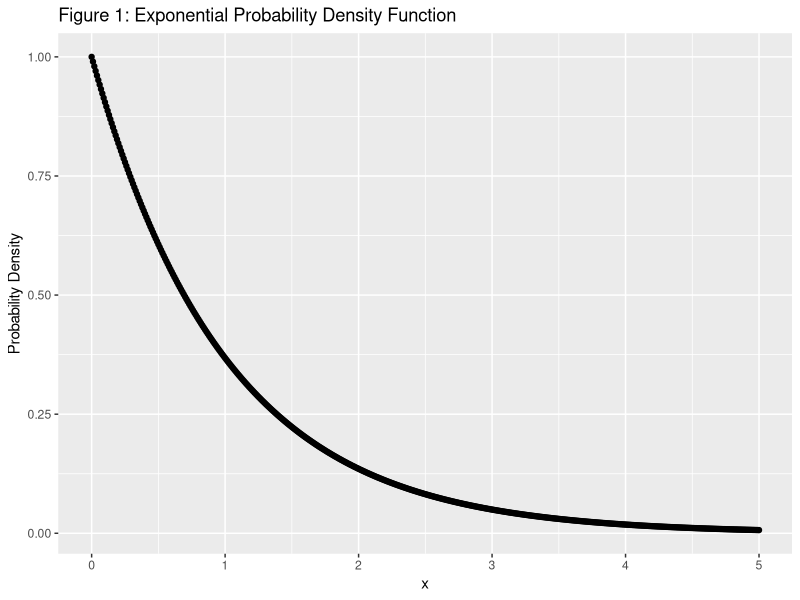

The R source for this figure: (Note: this script raises an error after producing the figure.)
## ---- chunk 1
knitr::opts_chunk$set(fig.path = "course_project_a_figure/")
set.seed(1)
library(ggplot2)
## ---- chunk 2
x <- seq(0.0, 5.0, 0.01)
y <- dexp(x)
qplot(x, y, type="l", xlab = "x", ylab = "Probability Density", main = "Figure 1: Exponential Probability Density Function")
## ---- chunk 3
sims <- 1000
lambda <- 0.2
n <- 40
## ---- chunk 4
exp_sim <- matrix(rexp(sims * n, lambda), sims, n)
means <- rowMeans(exp_sim)
## ---- chunk 5
print(sample_mean <- mean(means))
print(theoretical_mean <- 1/lambda)
## ---- chunk 6
print(sample_variance <- var(means))
print(theoretical_variance <- ((1 / lambda)^2)/40)
## ---- chunk 7
ggplot(data.frame(means), aes(x = means)) + geom_histogram(aes(y=..density..), colour = "black", fill = "whites", binwidth = lambda) + geom_density(colour = "skyblue1", fill="skyblue1", alpha = .3) + geom_vline(aes(xintercept = sample_mean), linetype = "dashed", size = 2, colour = "red") + scale_x_continuous(breaks = c(1:10))
## ---- chunk 8
sessionInfo()
